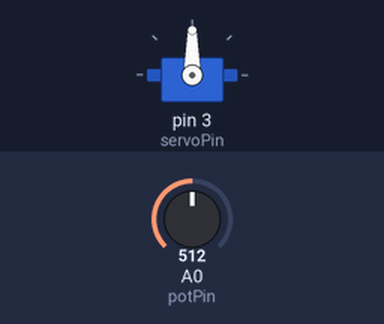
A sketch run on a simulated Arduino Uno, built with avr-gcc and run on an emulated ATmega328P. Parts: servo. Inputs (shaded band) come from the test bench; at power-on: A0 (potPin) = 512.

Above: at 1.2 s.
1.3 s: A0 (potPin) set to 716
At 2.3 s:
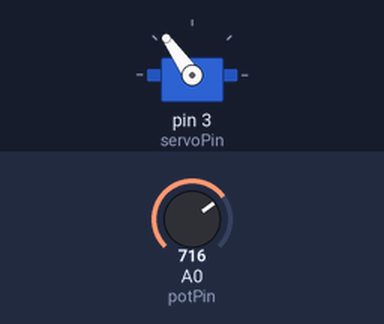
2.8 s: A0 (potPin) set to 900
At 3.7 s:
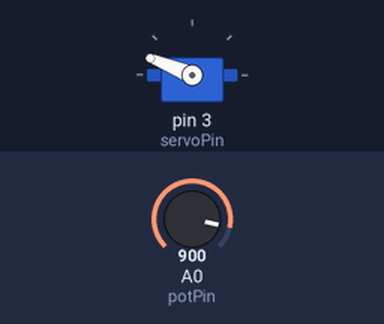
4.3 s: A0 (potPin) set to 1023
At 5.1 s:
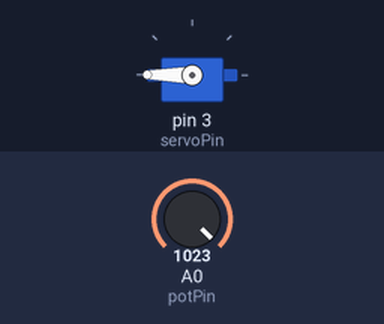
5.8 s: A0 (potPin) set to 306
At 6.5 s:
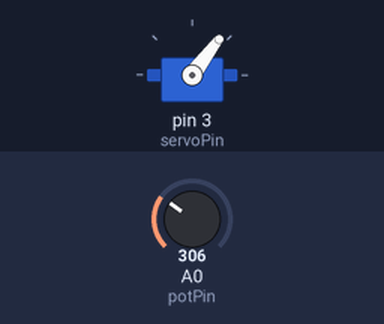
7.3 s: A0 (potPin) set to 170
At 7.9 s:
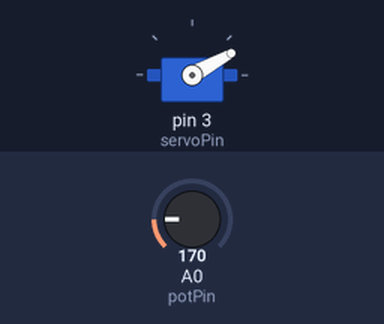
Timing chart, 0 to 9.8 s (numbered marks = the images above; inputs shaded):
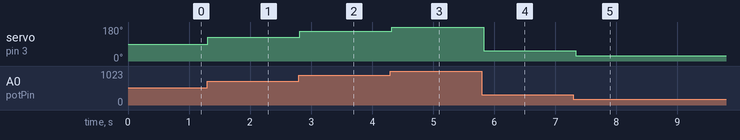

The sketch:

Servocontrol_Potentiometer.ino
```cpp
#include <Servo.h>

#define potPin    0      // Potentiometer Pin   - Analog Input
#define servoPin  3      // Servomotor Pin      - Digital Output(PWM)
#define MaxAngle  180    // Max. Angle          - Depends on your Servo Motor

int value = 0;
int angle = 0;
bool SerialOut = false;  // Status for Serial Output (True/False)
Servo servo;

void setup() {
  pinMode(potPin, INPUT);
  Serial.begin(9600);                         // Starts serial
  servo.attach(servoPin);                     // Binds servo to servoPin
}

void loop() {
  value = analogRead(potPin);                 // Read analogvalue to value
  if(SerialOut)
    Serial.println(value);                     // Puts value to serial

  angle = map(value, 0, 1023, 0, MaxAngle);   // converts value (0-1023) to angle of servo(0-180)
  if(SerialOut)
  {
    Serial.print(angle);                      // Puts angle to serial
    Serial.println("°");
  }

  servo.write(angle);                         // Sets servo to angle
  delay(50);
}
```

Measured:
- after the input at 1.3 s, servo on pin 3 (servoPin): 90° → 125° at once
- after the input at 2.8 s, servo on pin 3 (servoPin): 125° → 158° at once
- after the input at 4.3 s, servo on pin 3 (servoPin): 158° → 180° at once
- after the input at 5.8 s, servo on pin 3 (servoPin): 180° → 53° at once
- after the input at 7.3 s, servo on pin 3 (servoPin): 53° → 29° at once
